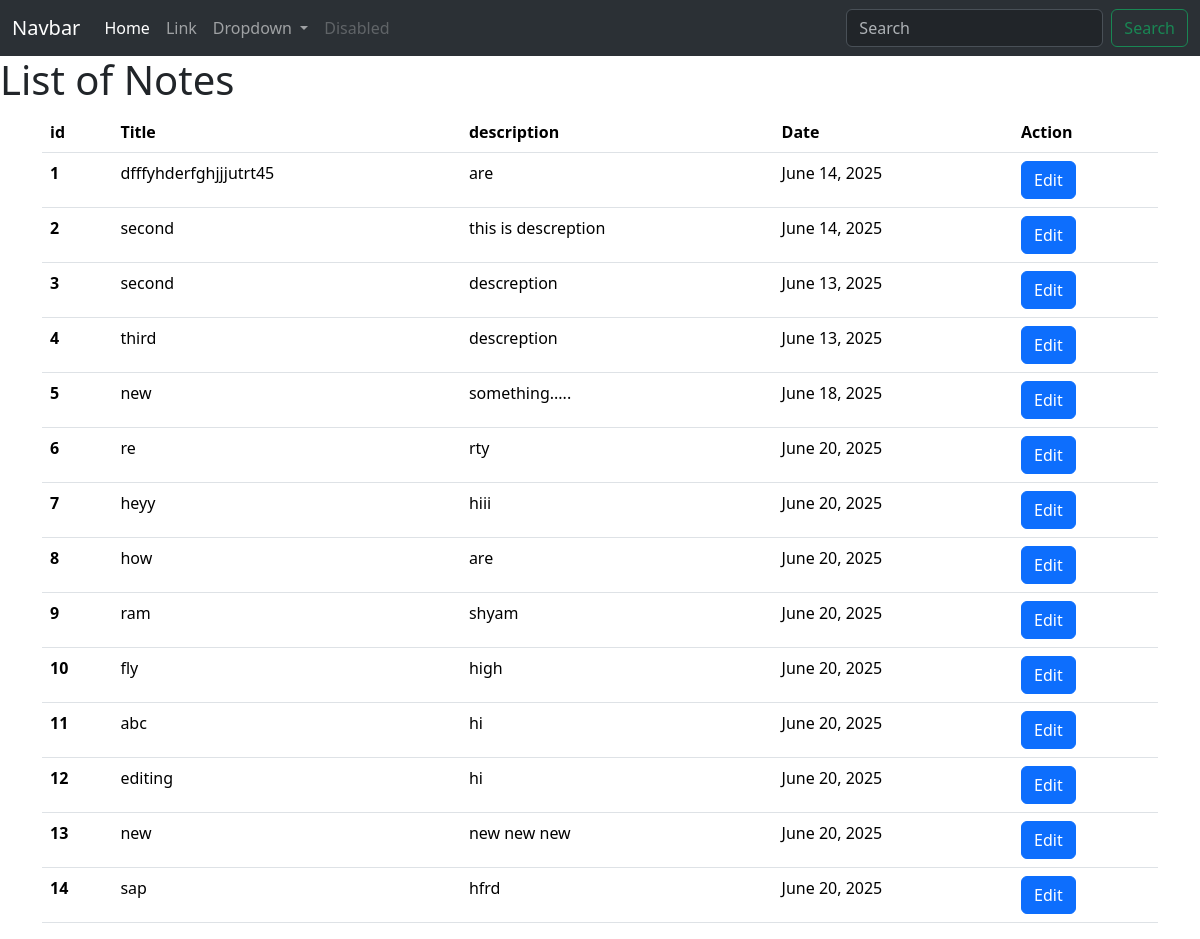
/notes, run on an earlier commit of the app's database.
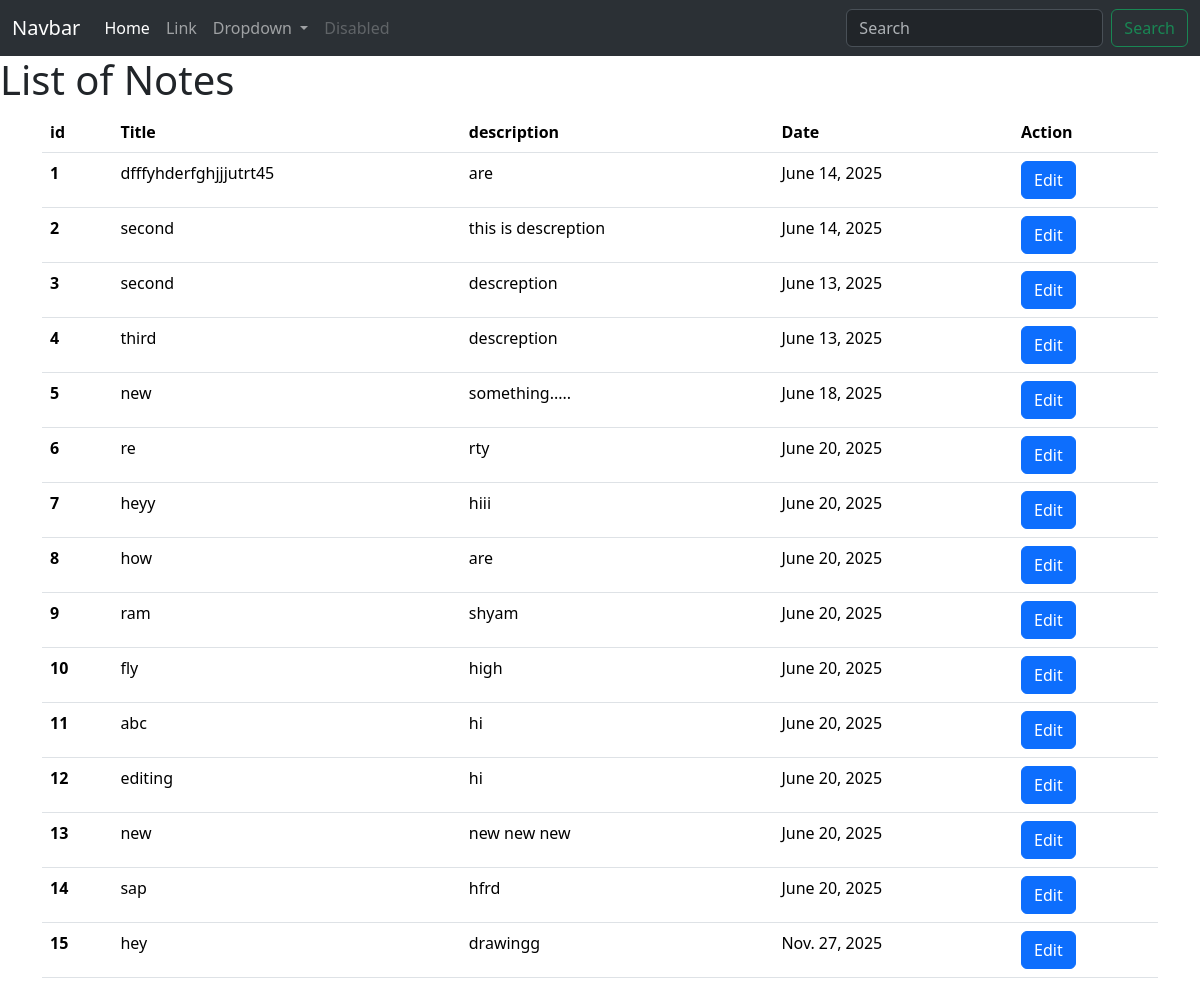
And on a later commit of the database.
### note/models.py (models this page shows, shortened)
class Note(models.Model):
    title = models.CharField(max_length=50)
    description = models.TextField()
    date = models.DateField(auto_now_add= True)

### note/views.py (the view)
# urls.py: path('notes',note_list),
def note_list(request):
    note = Note.objects.all()
    context = {
        "notes":note
    }
    return render(request,'list.html',context)

### templates/list.html (shortened to what this page needs)
{% extends "base.html" %}
{% block body %}
<h1> List of Notes</h1>
<div class="container">
<table class="table">
  <thead>
    <tr>
    </div>
      <th scope="col">id</th>
      <th scope="col">Title</th>
      <th scope="col">description</th>
      <th scope="col">Date</th>
      <th scope="col">Action</th>
  <tbody>
    {% for note in notes %}
    <tr>
      <th>{{forloop.counter}}</th>
      <td>{{note.title}}</td>
      <td>{{note.description}}</td>
      <td>{{note.date}}</td>
      <td>
        <a href="note/{{note.id}}/edit" class = "btn btn-primary">Edit</a>
      </td>
    </tr>
    {% endfor %}
  </tbody>
{% endblock body %}

### templates/base.html (shortened to what this page needs)
<!DOCTYPE html>
<html lang="en">
<head>
    <link href="https://cdn.jsdelivr.net/npm/bootstrap@5.3.6/dist/css/bootstrap.min.css" rel="stylesheet">
</head>
<body>
    <nav class="navbar navbar-expand-lg bg-body-tertiary bg primary" data-bs-theme="dark">
  <div class="container-fluid">
    <a class="navbar-brand" href="#">Navbar</a>
    <div class="collapse navbar-collapse" id="navbarSupportedContent">
      <ul class="navbar-nav me-auto mb-2 mb-lg-0">
        <li class="nav-item">
          <a class="nav-link active" aria-current="page" href="#">Home</a>
        </li>
        <li class="nav-item">
          <a class="nav-link" href="#">Link</a>
        </li>
        <li class="nav-item dropdown">
          <a class="nav-link dropdown-toggle" href="#" role="button" data-bs-toggle="dropdown" aria-expanded="false">
            Dropdown
          </a>
        </li>
        <li class="nav-item">
          <a class="nav-link disabled" aria-disabled="true">Disabled</a>
        </li>
      </ul>
      <form class="d-flex" role="search">
        <input class="form-control me-2" type="search" placeholder="Search" aria-label="Search"/>
        <button class="btn btn-outline-success" type="submit">Search</button>
      </form>
    </div>
  </div>
</nav>
    {% block body %}
    {% endblock body %}
  </body>
</body>
</html>

What changed in the data, as far as the page shows it:
added Note: title "hey", description "drawingg", date "Nov. 27, 2025"
